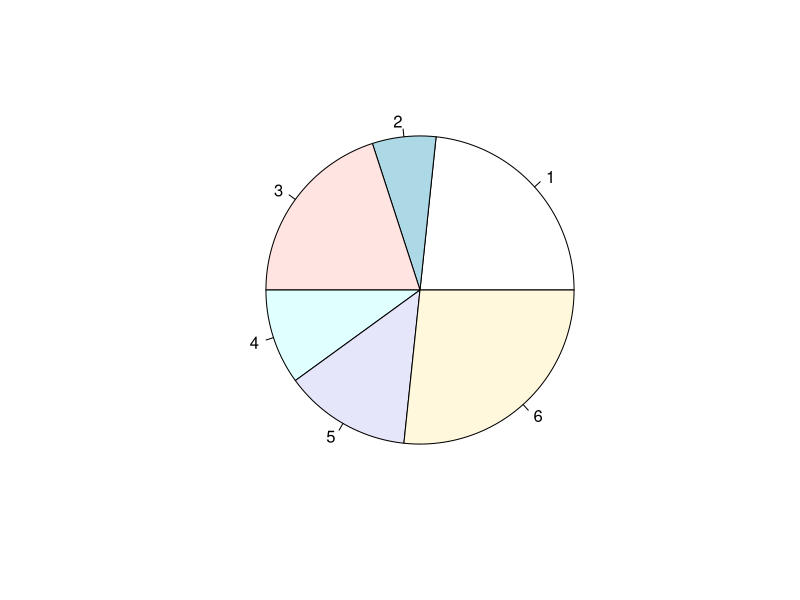

This figure's R source:
# Q1. Draw a pie chart using R programming for the following data distribution:
# Digits on
# Dice
# 1 2 3 4 5 6
# Frequency of
# getting each
# number
# 7 2 6 3 4 8


# create data for the graph
dice <- c(7, 2, 6, 3, 4, 8)
labels <- c("1", "2", "3", "4", "5", "6")

#  plot the chart
pie(dice,labels)
